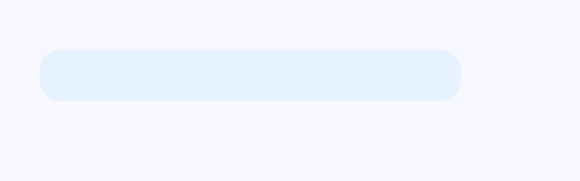
<?xml version="1.0" encoding="UTF-8"?>
<ui version="4.0">
 <class>MainWindow</class>
 <widget class="QMainWindow" name="MainWindow">
  <property name="geometry">
   <rect>
    <x>0</x>
    <y>0</y>
    <width>580</width>
    <height>181</height>
   </rect>
  </property>
  <property name="windowTitle">
   <string>New Task Window</string>
  </property>
  <property name="styleSheet">
   <string notr="true"/>
  </property>
  <widget class="QWidget" name="centralwidget">
   <widget class="QLabel" name="label">
    <property name="geometry">
     <rect>
      <x>0</x>
      <y>-20</y>
      <width>581</width>
      <height>201</height>
     </rect>
    </property>
    <property name="styleSheet">
     <string notr="true">QLabel{
background-color: #f7f7ff ;
}</string>
    </property>
    <property name="text">
     <string/>
    </property>
   </widget>
   <widget class="QWidget" name="widget" native="true">
    <property name="geometry">
     <rect>
      <x>10</x>
      <y>20</y>
      <width>561</width>
      <height>151</height>
     </rect>
    </property>
    <widget class="QLineEdit" name="lineEdit">
     <property name="geometry">
      <rect>
       <x>30</x>
       <y>30</y>
       <width>421</width>
       <height>51</height>
      </rect>
     </property>
     <property name="styleSheet">
      <string notr="true">QLineEdit {
    background-color: #e6f2fe ;  /* رنگ  */
    border: none;                             /* حذف حاشیه */
    border-radius: 20px;                      /* گرد کردن گوشه‌ها */
    color: black;                             /* رنگ متن داخل فیلد */
    padding: 6px 10px;                        /* فاصله داخلی */
    font-size: 14px;
}</string>
     </property>
    </widget>
    <widget class="QPushButton" name="add2_pushButton">
     <property name="geometry">
      <rect>
       <x>400</x>
       <y>30</y>
       <width>51</width>
       <height>51</height>
      </rect>
     </property>
     <property name="styleSheet">
      <string notr="true"/>
     </property>
     <property name="text">
      <string/>
     </property>
     <property name="icon">
      <iconset>
       <normaloff>../assets/icons/add-note.jpg</normaloff>../assets/icons/add-note.jpg</iconset>
     </property>
     <property name="iconSize">
      <size>
       <width>30</width>
       <height>30</height>
      </size>
     </property>
     <property name="flat">
      <bool>true</bool>
     </property>
    </widget>
    <widget class="QPushButton" name="reminder_pushButton">
     <property name="geometry">
      <rect>
       <x>40</x>
       <y>90</y>
       <width>61</width>
       <height>51</height>
      </rect>
     </property>
     <property name="text">
      <string/>
     </property>
     <property name="icon">
      <iconset>
       <normaloff>../assets/icons/reminder.jpg</normaloff>../assets/icons/reminder.jpg</iconset>
     </property>
     <property name="iconSize">
      <size>
       <width>85</width>
       <height>85</height>
      </size>
     </property>
     <property name="flat">
      <bool>true</bool>
     </property>
    </widget>
    <widget class="QPushButton" name="note_pushButton">
     <property name="geometry">
      <rect>
       <x>170</x>
       <y>90</y>
       <width>51</width>
       <height>51</height>
      </rect>
     </property>
     <property name="styleSheet">
      <string notr="true">QPushButton {
 
        border-radius: 40px;

    }

</string>
     </property>
     <property name="text">
      <string/>
     </property>
     <property name="icon">
      <iconset>
       <normaloff>../assets/icons/note.jpg</normaloff>../assets/icons/note.jpg</iconset>
     </property>
     <property name="iconSize">
      <size>
       <width>70</width>
       <height>70</height>
      </size>
     </property>
     <property name="flat">
      <bool>true</bool>
     </property>
    </widget>
    <widget class="QPushButton" name="calendar_pushButton">
     <property name="geometry">
      <rect>
       <x>110</x>
       <y>90</y>
       <width>41</width>
       <height>51</height>
      </rect>
     </property>
     <property name="text">
      <string/>
     </property>
     <property name="icon">
      <iconset>
       <normaloff>../assets/icons/calendar.jpg</normaloff>../assets/icons/calendar.jpg</iconset>
     </property>
     <property name="iconSize">
      <size>
       <width>70</width>
       <height>70</height>
      </size>
     </property>
     <property name="flat">
      <bool>true</bool>
     </property>
    </widget>
   </widget>
  </widget>
 </widget>
 <resources/>
 <connections/>
</ui>
